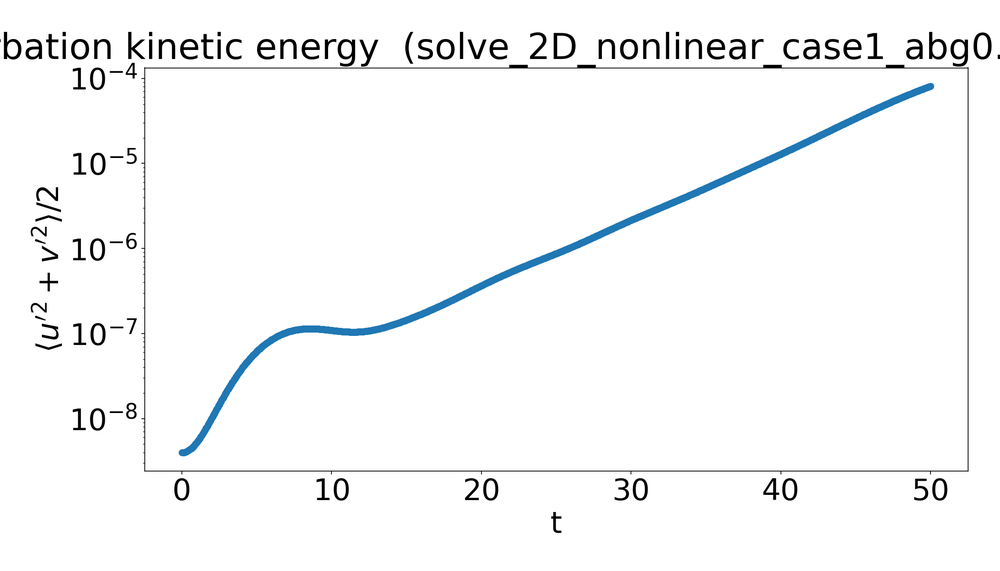
#> input picture energy_png/E_a0.2_ap0.2_k1.png, 1000 x 571 px, shrunk from 2100 x 1200 before the run, found by its file name
$ python plot_a0.2_energy_comparison.py
#> lines starting #> are read from the running program, lines starting #| are printed output that depends on the picture
"""
Create composite energy figure for a=0.2 with k=1,2,3,4,rand
Arrange 5 energy plots in 2 columns x 3 rows
"""
import matplotlib.pyplot as plt
from matplotlib.image import imread
import os

energy_dir = 'energy_png'

# Energy PNG files for a=0.2
energy_files = {
    'k=1': os.path.join(energy_dir, 'E_a0.2_ap0.2_k1.png'),
    'k=2': os.path.join(energy_dir, 'E_a0.2_ap0.2_k2.png'),
    'k=3': os.path.join(energy_dir, 'E_a0.2_ap0.2_k3.png'),
    'k=4': os.path.join(energy_dir, 'E_a0.2_ap0.2_k4.png'),
    'rand': os.path.join(energy_dir, 'E_a0.2_rand2d_k0-10.png'),
}

# Create figure with 2 columns x 3 rows
fig, axes = plt.subplots(3, 2, figsize=(14, 12))
axes = axes.flatten()

for idx, (label, fpath) in enumerate(energy_files.items()):
    if os.path.exists(fpath):
        img = imread(fpath)
#> img is the input picture: shape (571, 1000, 4) float32; mean R, G, B, A 0.967, 0.971, 0.974, 1
        axes[idx].imshow(img)
        axes[idx].set_title(label, fontsize=12, fontweight='bold')
        axes[idx].axis('off')
    else:
        axes[idx].text(0.5, 0.5, f'{label}\n(File not found)',
                       ha='center', va='center', fontsize=12,
                       transform=axes[idx].transAxes)
        axes[idx].set_title(label, fontsize=12)
        axes[idx].axis('off')

# Empty last subplot
axes[5].axis('off')

plt.suptitle('Perturbation Kinetic Energy (a=0.2)', fontsize=14, y=1.02)
plt.tight_layout()
plt.savefig('vortex_tracking/results/a0.2_energy_comparison.png', dpi=150, bbox_inches='tight')
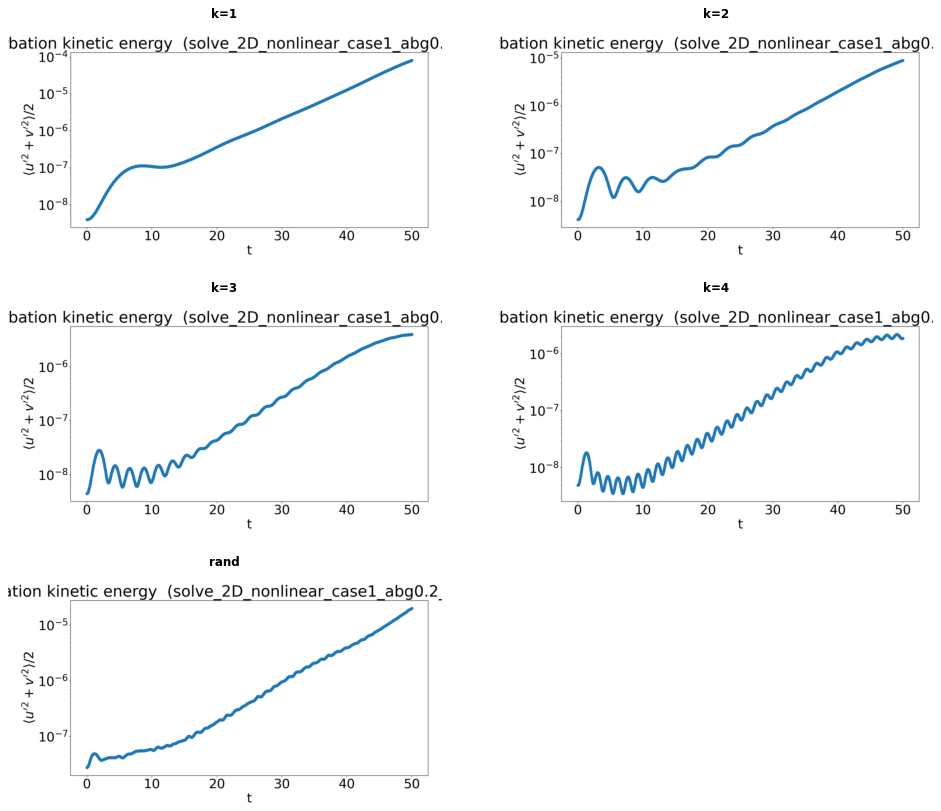
#> figure drawn by matplotlib, 5 panels
print("Saved a0.2_energy_comparison.png")
plt.close()
